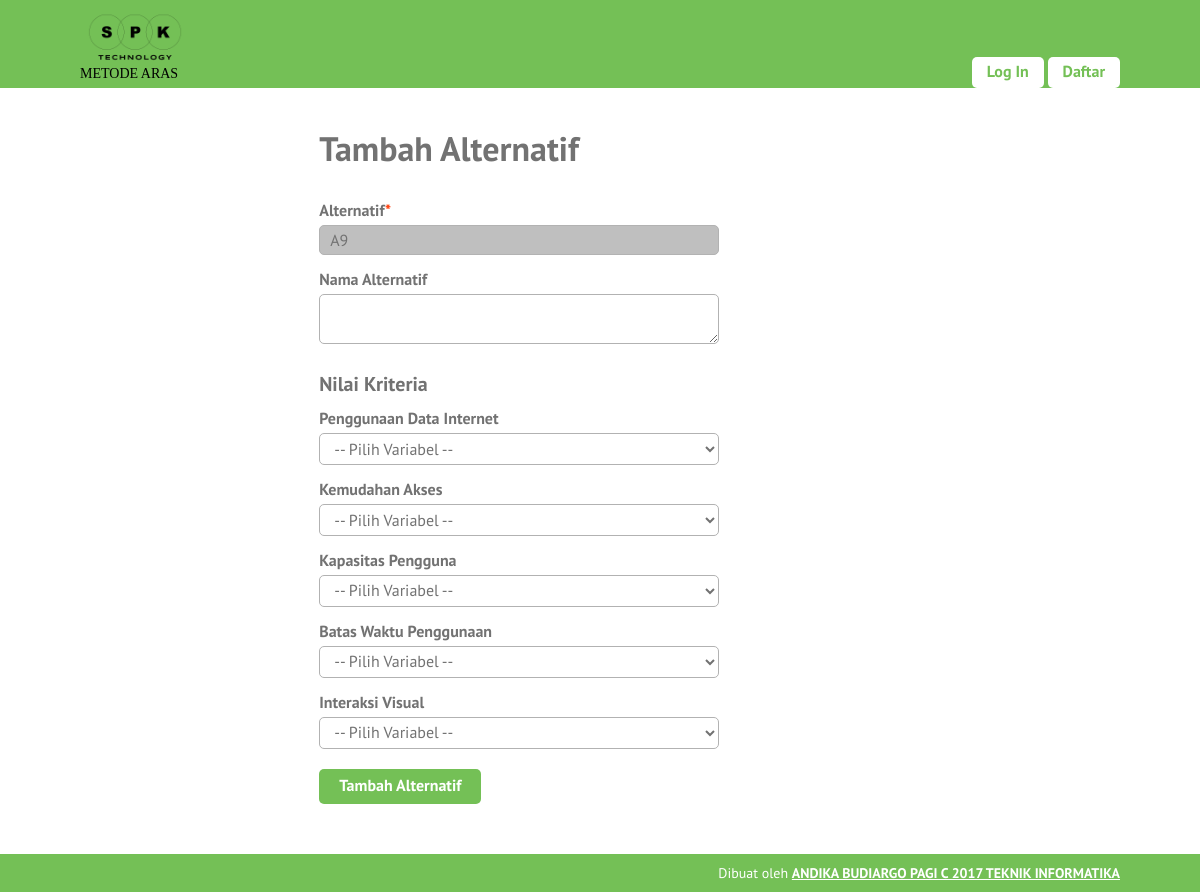
Page /tambah-alternatif.php on the committed database.
### tables this page shows
CREATE TABLE `kriteria` (
  `id_kriteria` int(10) NOT NULL,
  `nama` varchar(30) NOT NULL,
  `type` enum('benefit','cost') NOT NULL,
  `bobot` float NOT NULL,
  `ada_pilihan` tinyint(1) DEFAULT NULL,
  `urutan_order` int(2) NOT NULL
);

### tambah-alternatif.php (the view, shortened to what this page needs)
<?php require_once('includes/init.php'); ?>
<?php
$ciri_khas = (isset($_POST['ciri_khas'])) ? trim($_POST['ciri_khas']) : '';
?>
<?php
require_once('template-parts/header.php');
$query = $pdo->prepare('SELECT MAX(no_kalung) as max_a FROM kambing');
$query->execute();
$max_alternatif = $query->fetch();
$max_alternatif = substr($max_alternatif['max_a'], 1);
$max_alternatif++;
$alternatif = 'A' . $max_alternatif;
?>
<div class="main-content-row">
	<div class="container clearfix">
		<div class="main-content the-content">
			<h1>Tambah Alternatif</h1>
			<form action="tambah-sekolah.php" method="post">
				<div class="field-wrap clearfix">
					<label>Alternatif<span class="red">*</span></label>
					<input type="text" name="no_kalung" value="<?php echo $alternatif; ?>" readonly style="background: #bfbfbf">
				</div>
				<div class="field-wrap clearfix">
					<label>Nama Alternatif</label>
					<textarea name="ciri_khas" cols="30" rows="2"><?php echo $ciri_khas; ?></textarea>
				</div>
				<h3>Nilai Kriteria</h3>
				<?php
				$query = $pdo->prepare('SELECT id_kriteria, nama, ada_pilihan FROM kriteria ORDER BY urutan_order ASC');
				$query->execute();
				$query->setFetchMode(PDO::FETCH_ASSOC);
				if ($query->rowCount() > 0) :
					while ($kriteria = $query->fetch()) :
				?>
						<div class="field-wrap clearfix">
							<label><?php echo $kriteria['nama']; ?></label>
							<?php if (!$kriteria['ada_pilihan']) : ?>
								<input type="number" step="0.001" name="kriteria[<?php echo $kriteria['id_kriteria']; ?>]">
							<?php else : ?>
								<select name="kriteria[<?php echo $kriteria['id_kriteria']; ?>]">
									<option value="0">-- Pilih Variabel --</option>
								</select>
							<?php endif; ?>
						</div>
				<?php
					endwhile;
				else :
					echo '<p>Kriteria masih kosong.</p>';
				endif;
				?>
				<div class="field-wrap clearfix">
					<button type="submit" name="submit" value="submit" class="button">Tambah Alternatif</button>
				</div>
			</form>
		</div>
	</div>
</div>
<?php
require_once('template-parts/footer.php');

### template-parts/header.php (shortened to what this page needs)
<!DOCTYPE html>
<head>
	<link rel="stylesheet" href="stylesheets/style.css">
</head>
<body>
	<div id="page">
		<header id="header">
			<div class="container clearfix">
				<div id="logo-wrap">
					<h1 id="logo"><a href="index.php"><img width="110px" height="auto" src="images/SPK.png" alt=""></a></h1>
					<h3><font color="black" face="Cooper Black">METODE ARAS</font></h3>
				</div>
				<div id="header-content" class="clearfix">
					<div id="header-right">
						<?php if (isset($_SESSION['user_id'])) : ?>
							<a href="logout.php" class="button">Log Out</a>
						<?php else : ?>
							<a href="login.php" class="button">Log In</a>
							<a href="daftar.php" class="button">Daftar</a>
						<?php endif; ?>
					</div>
				</div>
			</div>
		</header>
		<div id="main">

### template-parts/footer.php (shortened to what this page needs)
</div>
<footer id="footer">
	<div class="container">
		<p>Dibuat oleh <a href="www.google.com" target="_blank">ANDIKA BUDIARGO PAGI C 2017 TEKNIK INFORMATIKA</a></p>
	</div>
</footer>
</div>
</body>
</html>

### stylesheets/style.css (style rules this page uses)
html,body,div,span,applet,object,iframe,h1,h2,h3,h4,h5,h6,p,blockquote,pre,a,abbr,acronym,address,big,cite,code,del,dfn,em,img,ins,kbd,q,s,samp,small,strike,strong,sub,sup,tt,var,b,u,i,center,dl,dt,dd,ol,ul,li,fieldset,form,label,legend,table,caption,tbody,tfoot,thead,tr,th,td,article,aside,canvas,details,embed,figure,figcaption,footer,header,hgroup,menu,nav,output,ruby,section,summary,time,mark,audio,video { margin:0;padding:0;border:0;font-size:100%;vertical-align:baseline }
article,aside,details,figcaption,figure,footer,header,hgroup,menu,nav,section { display:block }
body { line-height:1 }
*,*:before,*:after { -moz-box-sizing:border-box;-webkit-box-sizing:border-box;box-sizing:border-box }
.clearfix:before,.clearfix:after { content:" ";display:table }
.clear,.clearfix:after { clear:both }
a { color:#74c056;text-decoration:none }
.container { max-width:1100px;margin:0 auto;position:relative;padding:0 30px }
body { background:#74c056;font-family:"PT Sans",sans-serif;color:#727272;font-size:14px;line-height:1.3;font-weight:500 }
#page { background:#fff }
#header,#main,#footer { position:relative;z-index:2 }
#header { z-index:9 }
#page { position:relative }
img { max-width:100%;height:auto;vertical-align:top }
textarea,input[type="text"],input[type="email"],input[type="date"],input[type="tel"],input[type="search"],input[type="number"],select,input[type="password"] { background:#fff;border:1px solid #b2b2b2;width:100%;font-family:inherit;font-weight:inherit;font-size:16px;padding:4px 10px;vertical-align:top;margin:0;color:#727272;border-radius:5px }
textarea { min-width:100%;max-width:100% }
h1,h2,h3,h4,h5,h6 { font-weight:300 }
.the-content { font-size:16px;line-height:1.42857 }
.the-content h1,.the-content h2,.the-content h3,.the-content h4,.the-content h5,.the-content h6 { font-weight:700 }
.the-content h1 { font-size:34px;margin:0.8em 0 0.8em;padding:0;line-height:1.2 }
.the-content h3 { font-size:20px;margin:0.8em 0 0.3em }
img,img.size-auto,img.size-full,img.size-large,img.size-medium,.attachment img { max-width:100%;height:auto }
.the-content>h1:first-child,.the-content>h3:first-child,.the-content>h2:first-child { margin-top:0 }
button,a { -webkit-transition:all .2s ease;-moz-transition:all .2s ease;-o-transition:all .2s ease;transition:all 0.2s ease }
span.red,a.red,.the-content span.red,.the-content a.red { color:#ff3600 }
.the-content .button,.button { background:#74c056;color:#fff;display:inline-block;font-size:16px;font-weight:700;line-height:1.2;border:0;font-family:inherit;padding:7px 20px 9px;cursor:pointer;border-radius:5px }
#header { background:#74c056 }
#logo-wrap { float:left;padding:10px 0 5px }
#logo { max-width:240px }
#header-content { float:right;width:750px;padding:55px 0 0 }
#header-right { float:right;padding-top:2px }
#header-content .button { background:#fff;color:#74c056;padding:5px 15px 7px }
#main { min-height:500px }
.main-content { float:right;width:77%;padding:40px 0 }
.field-wrap { max-width:400px;padding-bottom:10px }
.field-wrap label { display:block;font-weight:700;padding:3px 0 }
.field-wrap .button { margin-top:10px }
#footer { background:#74c056;color:#ffffff;padding:10px 0;text-align:right }
#footer a { color:#ffffff;text-decoration:underline;font-weight:700 }

### rows in the picture
kriteria: nama "Penggunaan Data Internet", id_kriteria "-- Pilih Variabel --"
kriteria: nama "Kemudahan Akses", id_kriteria "-- Pilih Variabel --"
kriteria: nama "Kapasitas Pengguna", id_kriteria "-- Pilih Variabel --"
kriteria: nama "Batas Waktu Penggunaan", id_kriteria "-- Pilih Variabel --"
kriteria: nama "Interaksi Visual", id_kriteria "-- Pilih Variabel --"
